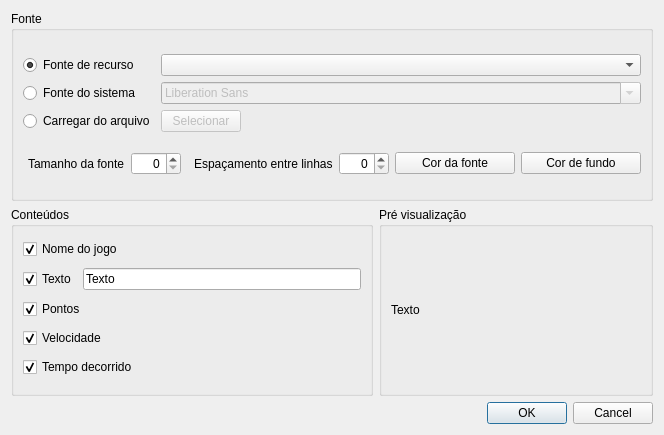
<?xml version="1.0" encoding="UTF-8"?>
<ui version="4.0">
 <class>Dialog</class>
 <widget class="QDialog" name="Dialog">
  <property name="geometry">
   <rect>
    <x>0</x>
    <y>0</y>
    <width>639</width>
    <height>435</height>
   </rect>
  </property>
  <property name="windowTitle">
   <string>Diálogo</string>
  </property>
  <layout class="QVBoxLayout" name="verticalLayout">
   <item>
    <widget class="QGroupBox" name="groupBox_3">
     <property name="title">
      <string>Fonte</string>
     </property>
     <layout class="QVBoxLayout" name="verticalLayout_4">
      <item>
       <layout class="QGridLayout" name="gridLayout_2">
        <item row="2" column="2">
         <widget class="QFontComboBox" name="fontComboBox">
          <property name="enabled">
           <bool>false</bool>
          </property>
         </widget>
        </item>
        <item row="3" column="0">
         <widget class="QRadioButton" name="radioButton_3">
          <property name="text">
           <string>Carregar do arquivo</string>
          </property>
         </widget>
        </item>
        <item row="3" column="2">
         <layout class="QHBoxLayout" name="horizontalLayout_4">
          <item>
           <widget class="QPushButton" name="pushButton_3">
            <property name="enabled">
             <bool>false</bool>
            </property>
            <property name="text">
             <string>Selecionar</string>
            </property>
           </widget>
          </item>
          <item>
           <spacer name="horizontalSpacer_2">
            <property name="orientation">
             <enum>Qt::Horizontal</enum>
            </property>
            <property name="sizeHint" stdset="0">
             <size>
              <width>40</width>
              <height>20</height>
             </size>
            </property>
           </spacer>
          </item>
         </layout>
        </item>
        <item row="0" column="2">
         <widget class="QComboBox" name="comboBox"/>
        </item>
        <item row="2" column="0">
         <widget class="QRadioButton" name="radioButton">
          <property name="text">
           <string>Fonte do sistema</string>
          </property>
         </widget>
        </item>
        <item row="0" column="0">
         <widget class="QRadioButton" name="radioButton_2">
          <property name="text">
           <string>Fonte de recurso</string>
          </property>
          <property name="checked">
           <bool>true</bool>
          </property>
         </widget>
        </item>
       </layout>
      </item>
      <item>
       <layout class="QHBoxLayout" name="horizontalLayout_3">
        <item>
         <widget class="QLabel" name="label_9">
          <property name="text">
           <string>Tamanho da fonte</string>
          </property>
          <property name="indent">
           <number>5</number>
          </property>
         </widget>
        </item>
        <item>
         <widget class="QSpinBox" name="spinBox">
          <property name="minimumSize">
           <size>
            <width>50</width>
            <height>0</height>
           </size>
          </property>
          <property name="alignment">
           <set>Qt::AlignRight|Qt::AlignTrailing|Qt::AlignVCenter</set>
          </property>
         </widget>
        </item>
        <item>
         <widget class="QLabel" name="label_10">
          <property name="text">
           <string>Espaçamento entre linhas</string>
          </property>
          <property name="indent">
           <number>7</number>
          </property>
         </widget>
        </item>
        <item>
         <widget class="QSpinBox" name="spinBox_2">
          <property name="minimumSize">
           <size>
            <width>50</width>
            <height>0</height>
           </size>
          </property>
          <property name="alignment">
           <set>Qt::AlignRight|Qt::AlignTrailing|Qt::AlignVCenter</set>
          </property>
         </widget>
        </item>
        <item>
         <spacer name="horizontalSpacer">
          <property name="orientation">
           <enum>Qt::Horizontal</enum>
          </property>
          <property name="sizeHint" stdset="0">
           <size>
            <width>40</width>
            <height>20</height>
           </size>
          </property>
         </spacer>
        </item>
        <item>
         <widget class="QPushButton" name="pushButton">
          <property name="minimumSize">
           <size>
            <width>120</width>
            <height>0</height>
           </size>
          </property>
          <property name="text">
           <string>Cor da fonte</string>
          </property>
         </widget>
        </item>
        <item>
         <widget class="QPushButton" name="pushButton_2">
          <property name="minimumSize">
           <size>
            <width>120</width>
            <height>0</height>
           </size>
          </property>
          <property name="text">
           <string>Cor de fundo</string>
          </property>
         </widget>
        </item>
       </layout>
      </item>
     </layout>
    </widget>
   </item>
   <item>
    <layout class="QHBoxLayout" name="horizontalLayout_2">
     <item>
      <widget class="QGroupBox" name="groupBox">
       <property name="title">
        <string>Conteúdos</string>
       </property>
       <layout class="QVBoxLayout" name="verticalLayout_2">
        <item>
         <widget class="QCheckBox" name="checkBox_2">
          <property name="text">
           <string>Nome do jogo</string>
          </property>
          <property name="checked">
           <bool>true</bool>
          </property>
         </widget>
        </item>
        <item>
         <layout class="QHBoxLayout" name="horizontalLayout">
          <item>
           <widget class="QCheckBox" name="checkBox_4">
            <property name="text">
             <string>Texto</string>
            </property>
            <property name="checked">
             <bool>true</bool>
            </property>
           </widget>
          </item>
          <item>
           <widget class="QLineEdit" name="lineEdit">
            <property name="text">
             <string>Texto</string>
            </property>
           </widget>
          </item>
         </layout>
        </item>
        <item>
         <widget class="QCheckBox" name="checkBox">
          <property name="text">
           <string>Pontos</string>
          </property>
          <property name="checked">
           <bool>true</bool>
          </property>
         </widget>
        </item>
        <item>
         <widget class="QCheckBox" name="checkBox_3">
          <property name="text">
           <string>Velocidade</string>
          </property>
          <property name="checked">
           <bool>true</bool>
          </property>
         </widget>
        </item>
        <item>
         <widget class="QCheckBox" name="checkBox_5">
          <property name="text">
           <string>Tempo decorrido</string>
          </property>
          <property name="checked">
           <bool>true</bool>
          </property>
         </widget>
        </item>
       </layout>
      </widget>
     </item>
     <item>
      <widget class="QGroupBox" name="groupBox_2">
       <property name="autoFillBackground">
        <bool>true</bool>
       </property>
       <property name="title">
        <string>Pré visualização</string>
       </property>
       <layout class="QVBoxLayout" name="verticalLayout_3">
        <item>
         <layout class="QVBoxLayout" name="verticalLayout_5">
          <item>
           <widget class="QLabel" name="label_3">
            <property name="sizePolicy">
             <sizepolicy hsizetype="Preferred" vsizetype="Fixed">
              <horstretch>0</horstretch>
              <verstretch>0</verstretch>
             </sizepolicy>
            </property>
            <property name="minimumSize">
             <size>
              <width>250</width>
              <height>25</height>
             </size>
            </property>
            <property name="text">
             <string>Texto</string>
            </property>
           </widget>
          </item>
         </layout>
        </item>
       </layout>
      </widget>
     </item>
    </layout>
   </item>
   <item>
    <widget class="QDialogButtonBox" name="buttonBox">
     <property name="orientation">
      <enum>Qt::Horizontal</enum>
     </property>
     <property name="standardButtons">
      <set>QDialogButtonBox::Cancel|QDialogButtonBox::Ok</set>
     </property>
    </widget>
   </item>
  </layout>
 </widget>
 <resources/>
 <connections>
  <connection>
   <sender>buttonBox</sender>
   <signal>accepted()</signal>
   <receiver>Dialog</receiver>
   <slot>accept()</slot>
   <hints>
    <hint type="sourcelabel">
     <x>248</x>
     <y>254</y>
    </hint>
    <hint type="destinationlabel">
     <x>157</x>
     <y>274</y>
    </hint>
   </hints>
  </connection>
  <connection>
   <sender>buttonBox</sender>
   <signal>rejected()</signal>
   <receiver>Dialog</receiver>
   <slot>reject()</slot>
   <hints>
    <hint type="sourcelabel">
     <x>316</x>
     <y>260</y>
    </hint>
    <hint type="destinationlabel">
     <x>286</x>
     <y>274</y>
    </hint>
   </hints>
  </connection>
 </connections>
</ui>
